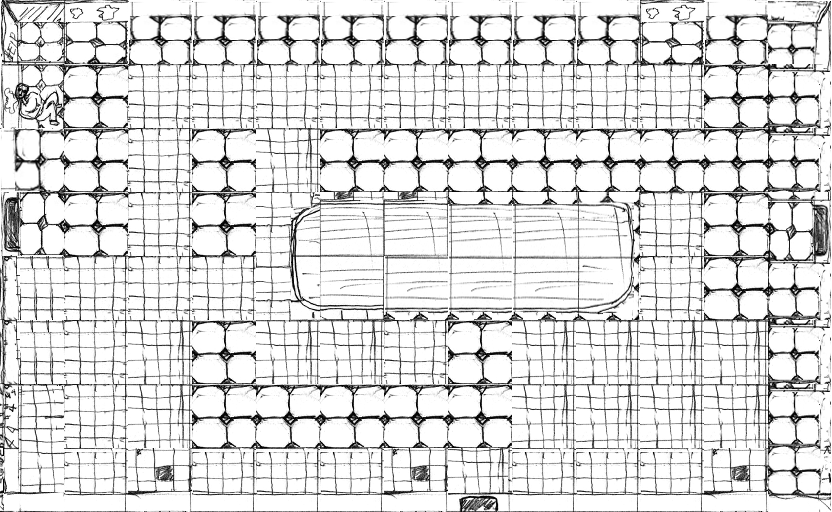

The image is a tile-based game level rendered from a .tmx file. Its description and complete source (layers, tilesets, objects, tile grids) follow:
An orthogonal 13x8 tile map with 64x64 px tiles, 1 tile layer (Tile Layer 1).

<map version="1.0" orientation="orthogonal" renderorder="right-down" width="13" height="8" tilewidth="64" tileheight="64" nextobjectid="1">
 <tileset firstgid="1" name="tiles2" tilewidth="64" tileheight="64" tilecount="96">
  <image source="../assets/images/tiles2.png" width="1024" height="384" />
 </tileset>
 <layer name="Tile Layer 1" width="13" height="8">
  <data encoding="csv">
12,13,80,80,80,80,80,80,80,80,13,80,16,
44,61,24,24,24,24,24,24,24,24,24,61,48,
95,61,24,61,26,61,61,61,61,61,61,61,48,
28,61,24,61,40,41,41,30,30,31,24,61,32,
39,24,24,24,56,57,46,46,46,47,24,61,48,
39,24,26,61,26,26,24,61,26,26,26,26,48,
55,24,26,61,61,61,61,61,26,26,26,26,48,
71,72,74,72,72,72,74,73,72,72,72,74,64
</data>
 </layer>
</map>